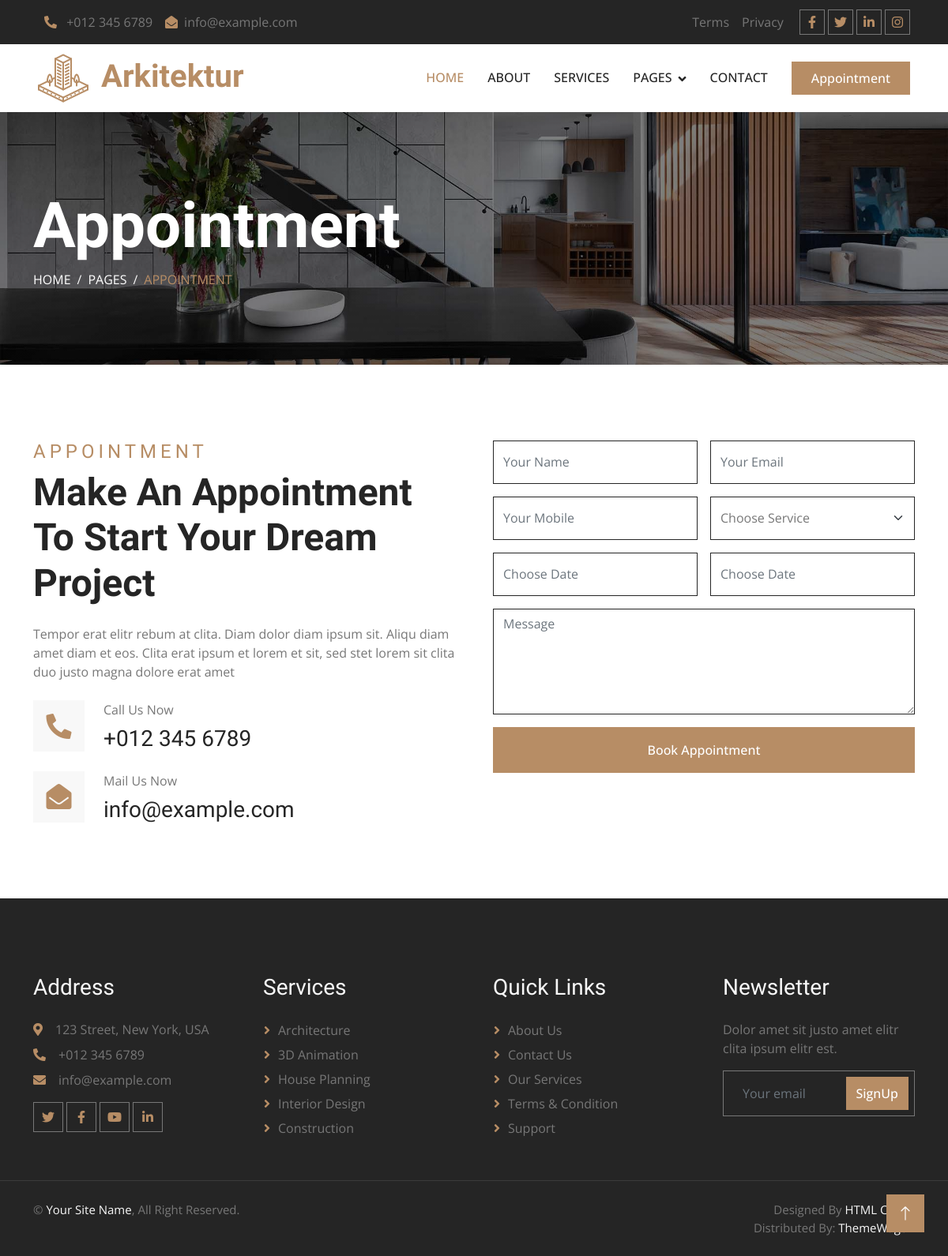
The page /appoint on the database its author committed.
### Site_Information/models.py (models this page shows, shortened)
class Site_Info(models.Model):
    section_about_title = models.CharField(max_length=255)
    section_service_title = models.CharField(max_length=255)
    section_choose_title = models.CharField(max_length=255)
    section_contact_title = models.CharField(max_length=255)
    section_project_title = models.CharField(max_length=255)
    section_appoint_title = models.CharField(max_length=255)
    section_members_title = models.CharField(max_length=255)
    section_testimony_title = models.CharField(max_length=255)
    phone_number = models.CharField(max_length=20)
    location = models.URLField(max_length=500)
    site_email = models.EmailField(max_length=254)
    site_address  = models.CharField(max_length=255)
    site_name = models.CharField(max_length=255)
    logo = models.FileField()

### Site_Information/views.py (the view)
# urls.py: path('appoint', appoint , name='appoint'),
def appoint(request):
    site = Site_Info.objects.filter().first()
    return render(request, 'pages/appointment.html', locals())

### templates/pages/appointment.html (shortened to what this page needs)
{% extends 'bases/base.html' %}
{% load static %}
{% block 'content' %}
    <div class="container-fluid page-header py-5 mb-5 wow fadeIn" data-wow-delay="0.1s">
        <div class="container py-5">
            <h1 class="display-1 text-white animated slideInDown">Appointment</h1>
            <nav aria-label="breadcrumb animated slideInDown">
                <ol class="breadcrumb text-uppercase mb-0">
                    <li class="breadcrumb-item"><a class="text-white" href="#">Home</a></li>
                    <li class="breadcrumb-item"><a class="text-white" href="#">Pages</a></li>
                    <li class="breadcrumb-item text-primary active" aria-current="page">Appointment</li>
                </ol>
            </nav>
        </div>
    </div>
    <div class="container-xxl py-5">
        <div class="container">
            <div class="row g-5">
                <div class="col-lg-6 wow fadeInUp" data-wow-delay="0.1s">
                    <h4 class="section-title">Appointment</h4>
                    <h1 class="display-5 mb-4">{{ site.section_appoint_title }}</h1>
                    <p class="mb-4">Tempor erat elitr rebum at clita. Diam dolor diam ipsum sit. Aliqu diam amet diam et eos. Clita erat ipsum et lorem et sit, sed stet lorem sit clita duo justo magna dolore erat amet</p>
                    <div class="row g-4">
                        <div class="col-12">
                            <div class="d-flex">
                                <div class="d-flex flex-shrink-0 align-items-center justify-content-center bg-light" style="width: 65px; height: 65px;">
                                    <i class="fa fa-2x fa-phone-alt text-primary"></i>
                                </div>
                                <div class="ms-4">
                                    <p class="mb-2">Call Us Now</p>
                                    <h3 class="mb-0">{{ site.phone_number }}</h3>
                                </div>
                            </div>
                        </div>
                        <div class="col-12">
                            <div class="d-flex">
                                <div class="d-flex flex-shrink-0 align-items-center justify-content-center bg-light" style="width: 65px; height: 65px;">
                                    <i class="fa fa-2x fa-envelope-open text-primary"></i>
                                </div>
                                <div class="ms-4">
                                    <p class="mb-2">Mail Us Now</p>
                                    <h3 class="mb-0">{{ site.site_email }}</h3>
                                </div>
                            </div>
                        </div>
                    </div>
                </div>
                <div class="col-lg-6 wow fadeInUp" data-wow-delay="0.5s">
                    <div class="row g-3">
                        <div class="col-12 col-sm-6">
                            <input type="text" class="form-control" placeholder="Your Name" style="height: 55px;">
                        </div>
                        <div class="col-12 col-sm-6">
                            <input type="email" class="form-control" placeholder="Your Email" style="height: 55px;">
                        </div>
                        <div class="col-12 col-sm-6">
                            <input type="text" class="form-control" placeholder="Your Mobile" style="height: 55px;">
                        </div>
                        <div class="col-12 col-sm-6">
                            <select class="form-select" style="height: 55px;">
                                <option selected>Choose Service</option>
                            </select>
                        </div>
                        <div class="col-12 col-sm-6">
                            <div class="date" id="date" data-target-input="nearest">
                                <input type="text"
                                    class="form-control datetimepicker-input"
                                    placeholder="Choose Date" data-target="#date" data-toggle="datetimepicker" style="height: 55px;">
                            </div>
                        </div>
                        <div class="col-12 col-sm-6">
                            <div class="time" id="time" data-target-input="nearest">
                                <input type="text"
                                    class="form-control datetimepicker-input"
                                    placeholder="Choose Date" data-target="#time" data-toggle="datetimepicker" style="height: 55px;">
                            </div>
                        </div>
                        <div class="col-12">
                            <textarea class="form-control" rows="5" placeholder="Message"></textarea>
                        </div>
                        <div class="col-12">
                            <button class="btn btn-primary w-100 py-3" type="submit">Book Appointment</button>
                        </div>
                    </div>
                </div>
            </div>
        </div>
    </div>
    {% endblock 'content' %}

### templates/bases/base.html (shortened to what this page needs)
{% load static %}
<!DOCTYPE html>
<html lang="en">
<head>
    <link href="https://cdnjs.cloudflare.com/ajax/libs/font-awesome/5.10.0/css/all.min.css" rel="stylesheet">
    <link href="https://cdn.jsdelivr.net/npm/bootstrap-icons@1.4.1/font/bootstrap-icons.css" rel="stylesheet">
    <link href="{% static 'design/lib/animate/animate.min.css' %} " rel="stylesheet">
    <link href="{% static 'design/lib/owlcarousel/assets/owl.carousel.min.css' %}" rel="stylesheet">
    <link href="{% static 'design/lib/tempusdominus/css/tempusdominus-bootstrap-4.min.css' %}" rel="stylesheet" />
    <link href="{% static 'design/css/bootstrap.min.css' %}" rel="stylesheet">
    <link href="{% static 'design/css/style.css' %}" rel="stylesheet">
</head>
<body>
    <div class="container-fluid bg-dark p-0 wow fadeIn" data-wow-delay="0.1s">
        <div class="row gx-0 d-none d-lg-flex">
            <div class="col-lg-7 px-5 text-start">
                <div class="h-100 d-inline-flex align-items-center py-3 me-3">
                    <a class="text-body px-2" href="tel:+0123456789"><i class="fa fa-phone-alt text-primary me-2"></i> {{ site.phone_number }}</a>
                    <a class="text-body px-2" href="mailto:info@example.com"><i class="fa fa-envelope-open text-primary me-2"></i>{{ site.site_email }}</a>
                </div>
            </div>
            <div class="col-lg-5 px-5 text-end">
                <div class="h-100 d-inline-flex align-items-center py-3 me-2">
                    <a class="text-body px-2" href="">Terms</a>
                    <a class="text-body px-2" href="">Privacy</a>
                </div>
                <div class="h-100 d-inline-flex align-items-center">
                    <a class="btn btn-sm-square btn-outline-body me-1" href=""><i class="fab fa-facebook-f"></i></a>
                    <a class="btn btn-sm-square btn-outline-body me-1" href=""><i class="fab fa-twitter"></i></a>
                    <a class="btn btn-sm-square btn-outline-body me-1" href=""><i class="fab fa-linkedin-in"></i></a>
                    <a class="btn btn-sm-square btn-outline-body me-0" href=""><i class="fab fa-instagram"></i></a>
                </div>
            </div>
        </div>
    </div>
    <nav class="navbar navbar-expand-lg bg-white navbar-light sticky-top py-lg-0 px-lg-5 wow fadeIn" data-wow-delay="0.1s">
        <a href={% url 'index' %} class="navbar-brand ms-4 ms-lg-0">
            <h1 class="text-primary m-0"><img class="me-3" src=" {{ site.logo.url }} " alt="Icon">{{ site.site_name }}</h1>
        </a>
        <div class="collapse navbar-collapse" id="navbarCollapse">
            <div class="navbar-nav ms-auto p-4 p-lg-0">
                <a href={% url 'index' %} class="nav-item nav-link active">Home</a>
                <a href={% url 'about' %} class="nav-item nav-link">About</a>
                <a href={% url 'service' %} class="nav-item nav-link">Services</a>
                <div class="nav-item dropdown">
                    <a href="#" class="nav-link dropdown-toggle" data-bs-toggle="dropdown">Pages</a>
                </div>
                <a href={% url 'contact' %} class="nav-item nav-link">Contact</a>
            </div>
            <a href="" class="btn btn-primary py-2 px-4 d-none d-lg-block">Appointment</a>
        </div>
    </nav>
    {% block 'content' %}
    {% endblock 'content' %}
    <div class="container-fluid bg-dark text-body footer mt-5 pt-5 px-0 wow fadeIn" data-wow-delay="0.1s">
        <div class="container py-5">
            <div class="row g-5">
                <div class="col-lg-3 col-md-6">
                    <h3 class="text-light mb-4">Address</h3>
                    <p class="mb-2"><i class="fa fa-map-marker-alt text-primary me-3"></i>{{ site.site_address }}</p>
                    <p class="mb-2"><i class="fa fa-phone-alt text-primary me-3"></i>{{ site.phone_number }}</p>
                    <p class="mb-2"><i class="fa fa-envelope text-primary me-3"></i>{{ site.site_email }}</p>
                    <div class="d-flex pt-2">
                        <a class="btn btn-square btn-outline-body me-1" href=""><i class="fab fa-twitter"></i></a>
                        <a class="btn btn-square btn-outline-body me-1" href=""><i class="fab fa-facebook-f"></i></a>
                        <a class="btn btn-square btn-outline-body me-1" href=""><i class="fab fa-youtube"></i></a>
                        <a class="btn btn-square btn-outline-body me-0" href=""><i class="fab fa-linkedin-in"></i></a>
                    </div>
                </div>
                <div class="col-lg-3 col-md-6">
                    <h3 class="text-light mb-4">Services</h3>
                    <a class="btn btn-link" href="">Architecture</a>
                    <a class="btn btn-link" href="">3D Animation</a>
                    <a class="btn btn-link" href="">House Planning</a>
                    <a class="btn btn-link" href="">Interior Design</a>
                    <a class="btn btn-link" href="">Construction</a>
                </div>
                <div class="col-lg-3 col-md-6">
                    <h3 class="text-light mb-4">Quick Links</h3>
                    <a class="btn btn-link" href="">About Us</a>
                    <a class="btn btn-link" href="">Contact Us</a>
                    <a class="btn btn-link" href="">Our Services</a>
                    <a class="btn btn-link" href="">Terms & Condition</a>
                    <a class="btn btn-link" href="">Support</a>
                </div>
                <div class="col-lg-3 col-md-6">
                    <h3 class="text-light mb-4">Newsletter</h3>
                    <p>Dolor amet sit justo amet elitr clita ipsum elitr est.</p>
                    <div class="position-relative mx-auto" style="max-width: 400px;">
                        <input class="form-control bg-transparent w-100 py-3 ps-4 pe-5" type="text" placeholder="Your email">
                        <button type="button" class="btn btn-primary py-2 position-absolute top-0 end-0 mt-2 me-2">SignUp</button>
                    </div>
                </div>
            </div>
        </div>
        <div class="container-fluid copyright">
            <div class="container">
                <div class="row">
                    <div class="col-md-6 text-center text-md-start mb-3 mb-md-0">
                        &copy; <a href="#">Your Site Name</a>, All Right Reserved.
                    </div>
                    <div class="col-md-6 text-center text-md-end">
                        Designed By <a href="https://htmlcodex.com">HTML Codex</a>
                        <br> Distributed By: <a class="border-bottom" href="https://themewagon.com" target="_blank">ThemeWagon</a>
                    </div>
                </div>
            </div>
        </div>
    </div>
    <a href="#" class="btn btn-lg btn-primary btn-lg-square back-to-top"><i class="bi bi-arrow-up"></i></a>
</body>
</html>

### static/design/css/style.css (style rules this page uses)
:root { --primary: #B78D65; --light: #F8F8F8; --dark: #252525; }
h1, h2, .h1, .h2, .fw-bold { font-weight: 600 !important; }
h3, h4, .h3, .h4, .fw-medium { font-weight: 500 !important; }
.back-to-top { position: fixed; display: none; right: 30px; bottom: 30px; z-index: 99; }
.btn { font-weight: 500; transition: .5s; }
.btn.btn-primary, .btn.btn-secondary { color: #FFFFFF; }
.btn-square { width: 38px; height: 38px; }
.btn-sm-square { width: 32px; height: 32px; }
.btn-lg-square { width: 48px; height: 48px; }
.btn-square, .btn-sm-square, .btn-lg-square { padding: 0; display: flex; align-items: center; justify-content: center; font-weight: normal; }
.btn-outline-body { color: var(--primary); border-color: #777777; }
.navbar .dropdown-toggle::after { border: none; content: "\f107"; font-family: "Font Awesome 5 Free"; font-weight: 900; vertical-align: middle; margin-left: 8px; }
.navbar .navbar-nav .nav-link { margin-right: 30px; padding: 30px 0; color: var(--dark); font-weight: 500; text-transform: uppercase; outline: none; }
.navbar .navbar-nav .nav-link:hover, .navbar .navbar-nav .nav-link.active { color: var(--primary); }
.navbar.sticky-top { top: -100px; transition: .5s; }
.page-header { background: linear-gradient(rgba(0, 0, 0, .5), rgba(0, 0, 0, .5)), url(../img/carousel-1.jpg) center center no-repeat; background-size: cover; }
.breadcrumb-item+.breadcrumb-item::before { color: var(--light); }
.section-title { color: var(--primary); font-weight: 600; letter-spacing: 5px; text-transform: uppercase; }
.footer .btn.btn-link { display: block; margin-bottom: 5px; padding: 0; text-align: left; color: #777777; font-weight: normal; text-transform: capitalize; transition: .3s; }
.footer .btn.btn-link::before { position: relative; content: "\f105"; font-family: "Font Awesome 5 Free"; font-weight: 900; color: var(--primary); margin-right: 10px; }
.footer .form-control { border-color: #777777; }
.footer .copyright { padding: 25px 0; font-size: 15px; border-top: 1px solid rgba(256, 256, 256, .1); }
.footer .copyright a { color: var(--light); }

### rows shown on the page
Site_Info: phone_number "+012 345 6789", site_email "info@example.com", logo (picture), site_name "Arkitektur", section_appoint_title "Make An Appointment To Start Your Dream Project", site_address "123 Street, New York, USA"
